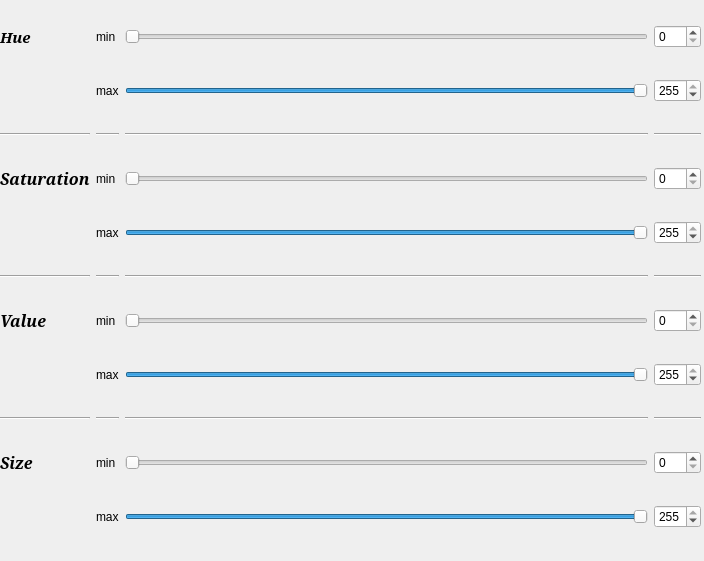
<?xml version="1.0" encoding="UTF-8"?>
<ui version="4.0">
 <class>obj_params</class>
 <widget class="QWidget" name="obj_params">
  <property name="geometry">
   <rect>
    <x>0</x>
    <y>0</y>
    <width>704</width>
    <height>561</height>
   </rect>
  </property>
  <property name="windowTitle">
   <string>Object params</string>
  </property>
  <widget class="QWidget" name="gridLayoutWidget">
   <property name="geometry">
    <rect>
     <x>0</x>
     <y>0</y>
     <width>701</width>
     <height>561</height>
    </rect>
   </property>
   <layout class="QGridLayout" name="gridLayout">
    <item row="1" column="3">
     <widget class="QSlider" name="max_hue">
      <property name="cursor">
       <cursorShape>SizeHorCursor</cursorShape>
      </property>
      <property name="maximum">
       <number>255</number>
      </property>
      <property name="value">
       <number>255</number>
      </property>
      <property name="orientation">
       <enum>Qt::Horizontal</enum>
      </property>
     </widget>
    </item>
    <item row="3" column="0">
     <widget class="QLabel" name="label_10">
      <property name="font">
       <font>
        <family>Serif</family>
        <pointsize>12</pointsize>
        <weight>75</weight>
        <italic>true</italic>
        <bold>true</bold>
       </font>
      </property>
      <property name="text">
       <string>Saturation</string>
      </property>
     </widget>
    </item>
    <item row="3" column="3">
     <widget class="QSlider" name="min_saturation">
      <property name="cursor">
       <cursorShape>SizeHorCursor</cursorShape>
      </property>
      <property name="maximum">
       <number>255</number>
      </property>
      <property name="orientation">
       <enum>Qt::Horizontal</enum>
      </property>
     </widget>
    </item>
    <item row="4" column="3">
     <widget class="QSlider" name="max_saturation">
      <property name="cursor">
       <cursorShape>SizeHorCursor</cursorShape>
      </property>
      <property name="maximum">
       <number>255</number>
      </property>
      <property name="value">
       <number>255</number>
      </property>
      <property name="orientation">
       <enum>Qt::Horizontal</enum>
      </property>
     </widget>
    </item>
    <item row="7" column="3">
     <widget class="QSlider" name="max_value">
      <property name="cursor">
       <cursorShape>SizeHorCursor</cursorShape>
      </property>
      <property name="maximum">
       <number>255</number>
      </property>
      <property name="value">
       <number>255</number>
      </property>
      <property name="orientation">
       <enum>Qt::Horizontal</enum>
      </property>
     </widget>
    </item>
    <item row="3" column="1">
     <widget class="QLabel" name="label_6">
      <property name="text">
       <string>min</string>
      </property>
     </widget>
    </item>
    <item row="4" column="1">
     <widget class="QLabel" name="label_3">
      <property name="text">
       <string>max</string>
      </property>
     </widget>
    </item>
    <item row="6" column="3">
     <widget class="QSlider" name="min_value">
      <property name="cursor">
       <cursorShape>SizeHorCursor</cursorShape>
      </property>
      <property name="maximum">
       <number>255</number>
      </property>
      <property name="value">
       <number>0</number>
      </property>
      <property name="orientation">
       <enum>Qt::Horizontal</enum>
      </property>
     </widget>
    </item>
    <item row="1" column="1">
     <widget class="QLabel" name="label_2">
      <property name="text">
       <string>max</string>
      </property>
     </widget>
    </item>
    <item row="10" column="3">
     <widget class="QSlider" name="max_size">
      <property name="cursor">
       <cursorShape>SizeHorCursor</cursorShape>
      </property>
      <property name="maximum">
       <number>255</number>
      </property>
      <property name="value">
       <number>255</number>
      </property>
      <property name="orientation">
       <enum>Qt::Horizontal</enum>
      </property>
     </widget>
    </item>
    <item row="9" column="3">
     <widget class="QSlider" name="min_size">
      <property name="cursor">
       <cursorShape>SizeHorCursor</cursorShape>
      </property>
      <property name="maximum">
       <number>255</number>
      </property>
      <property name="orientation">
       <enum>Qt::Horizontal</enum>
      </property>
     </widget>
    </item>
    <item row="0" column="0">
     <widget class="QLabel" name="label_9">
      <property name="font">
       <font>
        <family>Serif</family>
        <pointsize>11</pointsize>
        <weight>75</weight>
        <italic>true</italic>
        <bold>true</bold>
       </font>
      </property>
      <property name="cursor">
       <cursorShape>ArrowCursor</cursorShape>
      </property>
      <property name="mouseTracking">
       <bool>false</bool>
      </property>
      <property name="text">
       <string>Hue</string>
      </property>
     </widget>
    </item>
    <item row="2" column="0">
     <widget class="Line" name="line_2">
      <property name="orientation">
       <enum>Qt::Horizontal</enum>
      </property>
     </widget>
    </item>
    <item row="8" column="0">
     <widget class="Line" name="line_3">
      <property name="orientation">
       <enum>Qt::Horizontal</enum>
      </property>
     </widget>
    </item>
    <item row="2" column="3">
     <widget class="Line" name="line_9">
      <property name="lineWidth">
       <number>1</number>
      </property>
      <property name="orientation">
       <enum>Qt::Horizontal</enum>
      </property>
     </widget>
    </item>
    <item row="6" column="0">
     <widget class="QLabel" name="label_11">
      <property name="font">
       <font>
        <family>Serif</family>
        <pointsize>12</pointsize>
        <weight>75</weight>
        <italic>true</italic>
        <bold>true</bold>
       </font>
      </property>
      <property name="text">
       <string>Value</string>
      </property>
     </widget>
    </item>
    <item row="9" column="0">
     <widget class="QLabel" name="label_12">
      <property name="font">
       <font>
        <family>Serif</family>
        <pointsize>12</pointsize>
        <weight>75</weight>
        <italic>true</italic>
        <bold>true</bold>
       </font>
      </property>
      <property name="text">
       <string>Size</string>
      </property>
     </widget>
    </item>
    <item row="2" column="5">
     <widget class="Line" name="line_10">
      <property name="orientation">
       <enum>Qt::Horizontal</enum>
      </property>
     </widget>
    </item>
    <item row="5" column="0">
     <widget class="Line" name="line">
      <property name="orientation">
       <enum>Qt::Horizontal</enum>
      </property>
     </widget>
    </item>
    <item row="0" column="5">
     <widget class="QSpinBox" name="min_hue_small">
      <property name="cursor">
       <cursorShape>IBeamCursor</cursorShape>
      </property>
      <property name="maximum">
       <number>255</number>
      </property>
     </widget>
    </item>
    <item row="6" column="5">
     <widget class="QSpinBox" name="min_value_small">
      <property name="cursor">
       <cursorShape>IBeamCursor</cursorShape>
      </property>
      <property name="maximum">
       <number>255</number>
      </property>
     </widget>
    </item>
    <item row="3" column="5">
     <widget class="QSpinBox" name="min_saturation_small">
      <property name="cursor">
       <cursorShape>IBeamCursor</cursorShape>
      </property>
      <property name="maximum">
       <number>255</number>
      </property>
     </widget>
    </item>
    <item row="1" column="5">
     <widget class="QSpinBox" name="max_hue_small">
      <property name="cursor">
       <cursorShape>IBeamCursor</cursorShape>
      </property>
      <property name="maximum">
       <number>255</number>
      </property>
      <property name="value">
       <number>255</number>
      </property>
     </widget>
    </item>
    <item row="4" column="5">
     <widget class="QSpinBox" name="max_saturation_small">
      <property name="maximum">
       <number>255</number>
      </property>
      <property name="value">
       <number>255</number>
      </property>
     </widget>
    </item>
    <item row="7" column="5">
     <widget class="QSpinBox" name="max_value_small">
      <property name="cursor">
       <cursorShape>IBeamCursor</cursorShape>
      </property>
      <property name="maximum">
       <number>255</number>
      </property>
      <property name="value">
       <number>255</number>
      </property>
     </widget>
    </item>
    <item row="9" column="5">
     <widget class="QSpinBox" name="min_size_small">
      <property name="cursor">
       <cursorShape>IBeamCursor</cursorShape>
      </property>
      <property name="maximum">
       <number>255</number>
      </property>
     </widget>
    </item>
    <item row="10" column="5">
     <widget class="QSpinBox" name="max_size_small">
      <property name="cursor">
       <cursorShape>IBeamCursor</cursorShape>
      </property>
      <property name="maximum">
       <number>255</number>
      </property>
      <property name="value">
       <number>255</number>
      </property>
     </widget>
    </item>
    <item row="0" column="1">
     <widget class="QLabel" name="label">
      <property name="text">
       <string>min</string>
      </property>
     </widget>
    </item>
    <item row="7" column="1">
     <widget class="QLabel" name="label_5">
      <property name="text">
       <string>max</string>
      </property>
     </widget>
    </item>
    <item row="10" column="1">
     <widget class="QLabel" name="label_4">
      <property name="text">
       <string>max</string>
      </property>
     </widget>
    </item>
    <item row="6" column="1">
     <widget class="QLabel" name="label_7">
      <property name="text">
       <string>min</string>
      </property>
     </widget>
    </item>
    <item row="9" column="1">
     <widget class="QLabel" name="label_8">
      <property name="text">
       <string>min</string>
      </property>
     </widget>
    </item>
    <item row="8" column="1">
     <widget class="Line" name="line_4">
      <property name="orientation">
       <enum>Qt::Horizontal</enum>
      </property>
     </widget>
    </item>
    <item row="5" column="1">
     <widget class="Line" name="line_6">
      <property name="orientation">
       <enum>Qt::Horizontal</enum>
      </property>
     </widget>
    </item>
    <item row="2" column="1">
     <widget class="Line" name="line_8">
      <property name="orientation">
       <enum>Qt::Horizontal</enum>
      </property>
     </widget>
    </item>
    <item row="5" column="3">
     <widget class="Line" name="line_7">
      <property name="orientation">
       <enum>Qt::Horizontal</enum>
      </property>
     </widget>
    </item>
    <item row="8" column="3">
     <widget class="Line" name="line_5">
      <property name="orientation">
       <enum>Qt::Horizontal</enum>
      </property>
     </widget>
    </item>
    <item row="5" column="5">
     <widget class="Line" name="line_11">
      <property name="orientation">
       <enum>Qt::Horizontal</enum>
      </property>
     </widget>
    </item>
    <item row="8" column="5">
     <widget class="Line" name="line_12">
      <property name="orientation">
       <enum>Qt::Horizontal</enum>
      </property>
     </widget>
    </item>
    <item row="0" column="3">
     <widget class="QSlider" name="min_hue">
      <property name="cursor">
       <cursorShape>SizeHorCursor</cursorShape>
      </property>
      <property name="maximum">
       <number>255</number>
      </property>
      <property name="orientation">
       <enum>Qt::Horizontal</enum>
      </property>
     </widget>
    </item>
   </layout>
  </widget>
 </widget>
 <resources/>
 <connections>
  <connection>
   <sender>min_hue</sender>
   <signal>valueChanged(int)</signal>
   <receiver>min_hue_small</receiver>
   <slot>setValue(int)</slot>
   <hints>
    <hint type="sourcelabel">
     <x>298</x>
     <y>35</y>
    </hint>
    <hint type="destinationlabel">
     <x>674</x>
     <y>44</y>
    </hint>
   </hints>
  </connection>
  <connection>
   <sender>min_hue_small</sender>
   <signal>valueChanged(int)</signal>
   <receiver>min_hue</receiver>
   <slot>setValue(int)</slot>
   <hints>
    <hint type="sourcelabel">
     <x>655</x>
     <y>37</y>
    </hint>
    <hint type="destinationlabel">
     <x>625</x>
     <y>34</y>
    </hint>
   </hints>
  </connection>
  <connection>
   <sender>max_hue</sender>
   <signal>valueChanged(int)</signal>
   <receiver>max_hue_small</receiver>
   <slot>setValue(int)</slot>
   <hints>
    <hint type="sourcelabel">
     <x>638</x>
     <y>85</y>
    </hint>
    <hint type="destinationlabel">
     <x>657</x>
     <y>88</y>
    </hint>
   </hints>
  </connection>
  <connection>
   <sender>max_hue_small</sender>
   <signal>valueChanged(int)</signal>
   <receiver>max_hue</receiver>
   <slot>setValue(int)</slot>
   <hints>
    <hint type="sourcelabel">
     <x>654</x>
     <y>101</y>
    </hint>
    <hint type="destinationlabel">
     <x>611</x>
     <y>100</y>
    </hint>
   </hints>
  </connection>
  <connection>
   <sender>min_saturation</sender>
   <signal>valueChanged(int)</signal>
   <receiver>min_saturation_small</receiver>
   <slot>setValue(int)</slot>
   <hints>
    <hint type="sourcelabel">
     <x>618</x>
     <y>180</y>
    </hint>
    <hint type="destinationlabel">
     <x>661</x>
     <y>184</y>
    </hint>
   </hints>
  </connection>
  <connection>
   <sender>min_saturation_small</sender>
   <signal>valueChanged(int)</signal>
   <receiver>min_saturation</receiver>
   <slot>setValue(int)</slot>
   <hints>
    <hint type="sourcelabel">
     <x>677</x>
     <y>175</y>
    </hint>
    <hint type="destinationlabel">
     <x>633</x>
     <y>178</y>
    </hint>
   </hints>
  </connection>
  <connection>
   <sender>max_saturation</sender>
   <signal>valueChanged(int)</signal>
   <receiver>max_saturation_small</receiver>
   <slot>setValue(int)</slot>
   <hints>
    <hint type="sourcelabel">
     <x>633</x>
     <y>229</y>
    </hint>
    <hint type="destinationlabel">
     <x>647</x>
     <y>231</y>
    </hint>
   </hints>
  </connection>
  <connection>
   <sender>max_saturation_small</sender>
   <signal>valueChanged(int)</signal>
   <receiver>max_saturation</receiver>
   <slot>setValue(int)</slot>
   <hints>
    <hint type="sourcelabel">
     <x>659</x>
     <y>233</y>
    </hint>
    <hint type="destinationlabel">
     <x>615</x>
     <y>239</y>
    </hint>
   </hints>
  </connection>
  <connection>
   <sender>min_value</sender>
   <signal>valueChanged(int)</signal>
   <receiver>min_value_small</receiver>
   <slot>setValue(int)</slot>
   <hints>
    <hint type="sourcelabel">
     <x>611</x>
     <y>320</y>
    </hint>
    <hint type="destinationlabel">
     <x>651</x>
     <y>319</y>
    </hint>
   </hints>
  </connection>
  <connection>
   <sender>min_value_small</sender>
   <signal>valueChanged(int)</signal>
   <receiver>min_value</receiver>
   <slot>setValue(int)</slot>
   <hints>
    <hint type="sourcelabel">
     <x>668</x>
     <y>330</y>
    </hint>
    <hint type="destinationlabel">
     <x>615</x>
     <y>333</y>
    </hint>
   </hints>
  </connection>
  <connection>
   <sender>max_value</sender>
   <signal>valueChanged(int)</signal>
   <receiver>max_value_small</receiver>
   <slot>setValue(int)</slot>
   <hints>
    <hint type="sourcelabel">
     <x>618</x>
     <y>377</y>
    </hint>
    <hint type="destinationlabel">
     <x>655</x>
     <y>377</y>
    </hint>
   </hints>
  </connection>
  <connection>
   <sender>max_value_small</sender>
   <signal>valueChanged(int)</signal>
   <receiver>max_value</receiver>
   <slot>setValue(int)</slot>
   <hints>
    <hint type="sourcelabel">
     <x>648</x>
     <y>381</y>
    </hint>
    <hint type="destinationlabel">
     <x>625</x>
     <y>380</y>
    </hint>
   </hints>
  </connection>
  <connection>
   <sender>min_size</sender>
   <signal>valueChanged(int)</signal>
   <receiver>min_size_small</receiver>
   <slot>setValue(int)</slot>
   <hints>
    <hint type="sourcelabel">
     <x>626</x>
     <y>461</y>
    </hint>
    <hint type="destinationlabel">
     <x>653</x>
     <y>459</y>
    </hint>
   </hints>
  </connection>
  <connection>
   <sender>min_size_small</sender>
   <signal>valueChanged(int)</signal>
   <receiver>min_size</receiver>
   <slot>setValue(int)</slot>
   <hints>
    <hint type="sourcelabel">
     <x>660</x>
     <y>469</y>
    </hint>
    <hint type="destinationlabel">
     <x>627</x>
     <y>469</y>
    </hint>
   </hints>
  </connection>
  <connection>
   <sender>max_size</sender>
   <signal>valueChanged(int)</signal>
   <receiver>max_size_small</receiver>
   <slot>setValue(int)</slot>
   <hints>
    <hint type="sourcelabel">
     <x>616</x>
     <y>511</y>
    </hint>
    <hint type="destinationlabel">
     <x>659</x>
     <y>510</y>
    </hint>
   </hints>
  </connection>
  <connection>
   <sender>max_size_small</sender>
   <signal>valueChanged(int)</signal>
   <receiver>max_size</receiver>
   <slot>setValue(int)</slot>
   <hints>
    <hint type="sourcelabel">
     <x>656</x>
     <y>523</y>
    </hint>
    <hint type="destinationlabel">
     <x>633</x>
     <y>524</y>
    </hint>
   </hints>
  </connection>
 </connections>
</ui>
